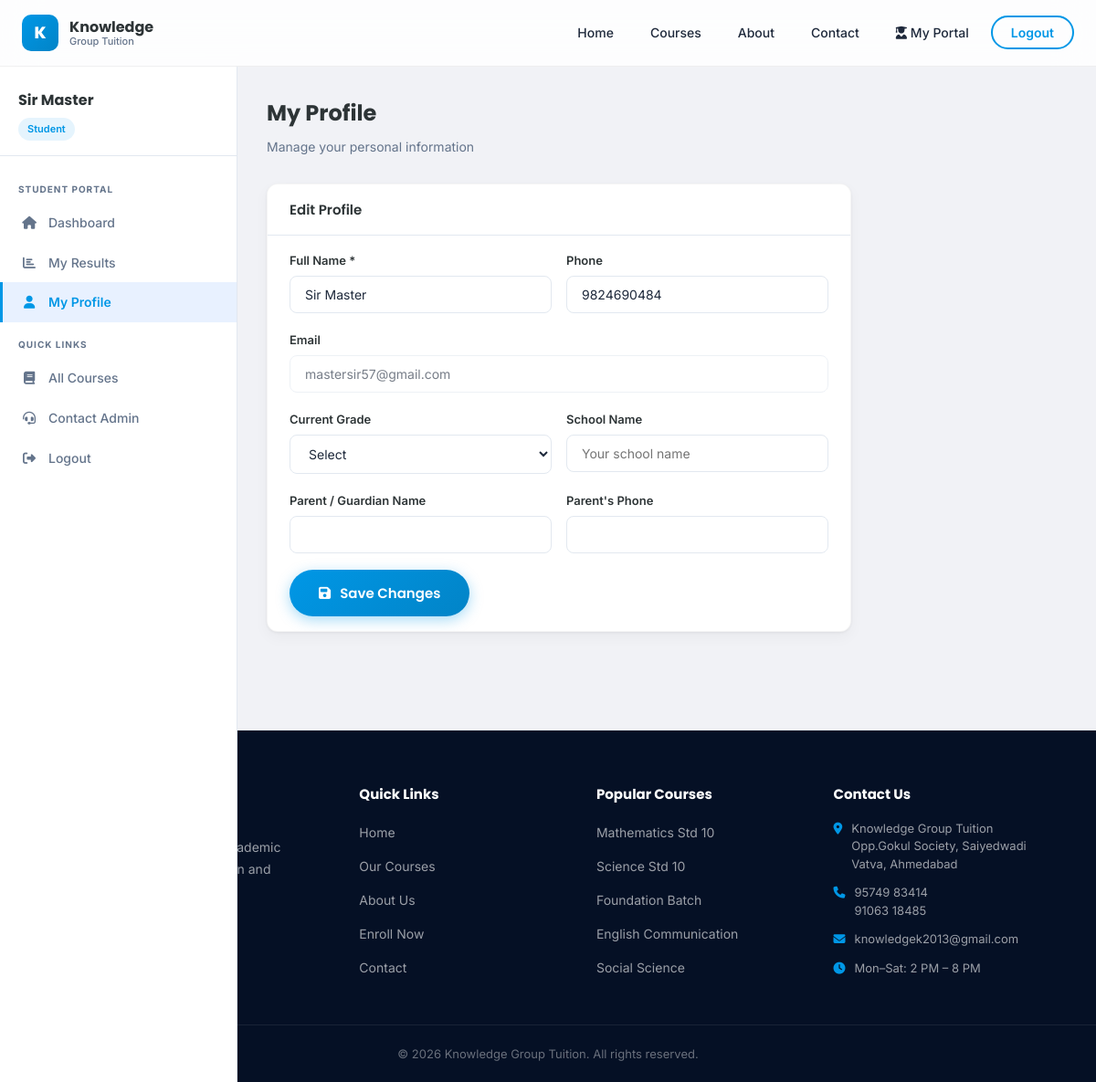
The app's page /student/profile (signed in) with its own data.
### tables this page shows
CREATE TABLE users (
    id INTEGER PRIMARY KEY AUTOINCREMENT,
    name TEXT NOT NULL,
    email TEXT UNIQUE NOT NULL,
    phone TEXT,
    password TEXT NOT NULL,
    role TEXT DEFAULT 'student', -- CHECK(role IN ('student', 'admin'))
    created_at TIMESTAMP DEFAULT CURRENT_TIMESTAMP
);

### app.py (the view, shortened to what this page needs)
@app.route('/student/profile', methods=['GET', 'POST'])
@student_required
def student_profile():
    db = get_db()
    cur = db.cursor()
    cur.execute("SELECT u.*, sp.grade, sp.school, sp.parent_name, sp.parent_phone FROM users u LEFT JOIN student_profiles sp ON u.id=sp.user_id WHERE u.id=?", (session['user_id'],))
    user = cur.fetchone()
    return render_template('student/profile.html', user=user)

### app.py (called while the page is built, shortened)
def get_db():
    db = getattr(g, '_database', None)
    if db is None:
        db = g._database = sqlite3.connect(DATABASE)
        db.row_factory = sqlite3.Row
    return db

@app.teardown_appcontext
def close_connection(exception):
    db = getattr(g, '_database', None)
    if db is not None:
        db.close()

@app.context_processor
def inject_pending_requests():
    return dict(pending_requests_count=0)

def student_required(f):
    @wraps(f)
    def decorated(*args, **kwargs):
        if 'user_id' not in session or session.get('role') != 'student':
            flash('Student access required.', 'warning')
            return redirect(url_for('login'))
        return f(*args, **kwargs)
    return decorated

### knowledge_group/templates/student/profile.html (shortened to what this page needs)
{% extends 'base.html' %}
{% from 'student/_sidebar.html' import student_sidebar %}
{% block content %}
<div class="dashboard-layout">
    {{ student_sidebar('profile') }}
    <div class="dashboard-content">
        <div class="dashboard-title">My Profile</div>
        <div class="dashboard-subtitle">Manage your personal information</div>
        <div class="card" style="max-width:640px">
            <div class="card-header"><h3>Edit Profile</h3></div>
            <div class="card-body">
                <form method="POST">
                    <div class="form-row">
                        <div class="form-group"><label>Full Name *</label><input type="text" name="name" value="{{ user.name }}" required></div>
                        <div class="form-group"><label>Phone</label><input type="tel" name="phone" value="{{ user.phone or '' }}"></div>
                    </div>
                    <div class="form-group"><label>Email</label><input type="email" value="{{ user.email }}" disabled style="opacity:0.6;cursor:not-allowed"></div>
                    <div class="form-row">
                        <div class="form-group">
                            <label>Current Grade</label>
                            <select name="grade">
                                <option value="">Select</option>
                            </select>
                        </div>
                        <div class="form-group"><label>School Name</label><input type="text" name="school" value="{{ user.school or '' }}" placeholder="Your school name"></div>
                    </div>
                    <div class="form-row">
                        <div class="form-group"><label>Parent / Guardian Name</label><input type="text" name="parent_name" value="{{ user.parent_name or '' }}"></div>
                        <div class="form-group"><label>Parent's Phone</label><input type="tel" name="parent_phone" value="{{ user.parent_phone or '' }}"></div>
                    </div>
                    <button type="submit" class="btn-primary"><i class="fas fa-save"></i> Save Changes</button>
                </form>
            </div>
        </div>
    </div>
</div>
{% endblock %}

### knowledge_group/templates/student/_sidebar.html
{% macro student_sidebar(active='') %}
<aside class="sidebar">
    <div class="sidebar-header">
        <div class="user-name">{{ session.name }}</div>
        <div class="user-role">Student</div>
    </div>
    <ul class="sidebar-nav">
        <div class="sidebar-section-title">Student Portal</div>
        <li><a href="{{ url_for('student_dashboard') }}" {% if active=='dashboard' %}class="active"{% endif %}><i class="fas fa-home"></i> Dashboard</a></li>
        <li><a href="{{ url_for('student_results') }}" {% if active=='results' %}class="active"{% endif %}><i class="fas fa-chart-bar"></i> My Results</a></li>
        <li><a href="{{ url_for('student_profile') }}" {% if active=='profile' %}class="active"{% endif %}><i class="fas fa-user"></i> My Profile</a></li>
        <div class="sidebar-section-title">Quick Links</div>
        <li><a href="{{ url_for('courses') }}"><i class="fas fa-book"></i> All Courses</a></li>
        <li><a href="{{ url_for('contact') }}"><i class="fas fa-headset"></i> Contact Admin</a></li>
        <li><a href="{{ url_for('logout') }}"><i class="fas fa-sign-out-alt"></i> Logout</a></li>
    </ul>
</aside>
{% endmacro %}

### records on screen
users: name "Sir Master", phone "9824690484", email "mastersir57@gmail.com"
